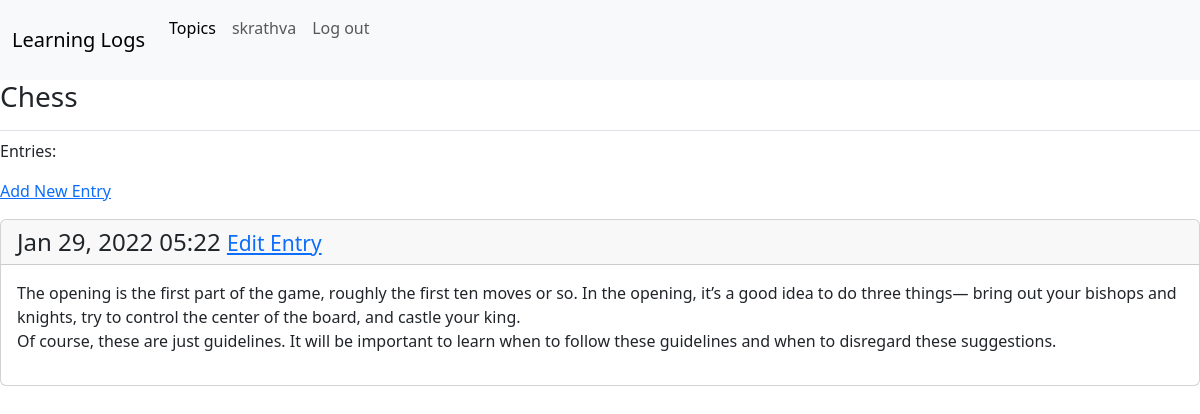
Screenshot of /topic/1/ (signed in) with the database file from the repository.
### learning_logs/models.py (models this page shows, shortened)
class Topic(models.Model):
    text = models.CharField(max_length=200)
    date_added = models.DateTimeField(auto_now_add=True)
    owner = models.ForeignKey(User, on_delete=models.CASCADE)
    def __str__(self):
        return self.text

class Entry(models.Model):
    topic = models.ForeignKey(Topic, on_delete=models.CASCADE)
    text = models.TextField()
    date_added = models.DateTimeField(auto_now_add=True)
    class Meta:
        verbose_name_plural = 'entries'

### learning_logs/views.py (the view)
# urls.py: path('topic/<int:topic_id>/', views.topic, name='topic'),
@login_required
def topic(request, topic_id):
    topic  = Topic.objects.get(id=topic_id)
    if topic.owner !=request.user:
        raise Http404
    entries = topic.entry_set.order_by('-date_added')
    context = {'topic' : topic, 'entries': entries}
    return render(request, 'learning_logs/topic.html', context)

### learning_logs/templates/learning_logs/topic.html
{% extends "learning_logs/base.html" %}
{% block page_header%}
<h3>{{ topic}}</h3>
{% endblock page_header%}
{% block content %}
<p>Entries:</p>
<p>
    <a href="{% url 'learning_logs:new_entry' topic.id %}">Add New Entry</a>
</p>
    {% for entry in entries %}
    <div class="card mb-3">
      <h4 class="card-header">
        {{ entry.date_added|date:'M d, Y H:i'}}
        <small>
          <a href="{% url 'learning_logs:edit_entry' entry.id %}">Edit Entry</a>
        </small>
        </h4>
        <div class="card-body">{{ entry.text|linebreaks }}</div>
    </div>
    {% empty %}
    <p>There are no entries for this topic yet.</p>
    {% endfor %}
{% endblock content %}

### learning_logs/templates/learning_logs/base.html (shortened to what this page needs)
{% load bootstrap5 %}
<!DOCTYPE html>
<html lang="en">
<head>
    {% bootstrap_css %}
</head>
<body>
  <nav class="navbar navbar-expand-lg navbar-light bg-light">
  <div class="container-fluid">
    <a class="navbar-brand" href="{% url 'learning_logs:index'%}">Learning Logs</a>
    <div class="collapse navbar-collapse" id="navbarSupportedContent">
      <ul class="navbar-nav me-auto mb-2 mb-lg-0">
        <li class="nav-item">
          <a class="nav-link active" aria-current="page" href="{% url 'learning_logs:topics' %}">Topics</a>
        </li>
        {% if user.is_authenticated %}
        <li class="nav-item">
          <a class="nav-link" href="#">{{ user.username }}</a>
        </li>
        <li class="nav-item">
          <a class="nav-link" href="{% url 'users:logout' %}">Log out</a></br>
        </li>
        {% endif %}
      </ul>
    </div>
  </div>
</nav>
  <main>
    <div class="pb-2 mb-2 border-bottom">
        {% block page_header %}{% endblock page_header %}
    </div>
    <div class="">
            {% block content %} {% endblock content %}
    </div>
  </main>
</body>
</html>

### rows the page displays
Topic: text "Chess"
Entry: date_added "Jan 29, 2022 05:22", text "The opening is the first part of the game, roughly the first ten moves or so. In the opening, it’s a good idea to do three things— bring out your bishops and knights, try to control the center of the board, and castle your king. Of course, these are just guidelines. It will be important to learn when to follow these guidelines and when to disregard these suggestions."

### other values shown
{{ user.username }} "skrathva"
